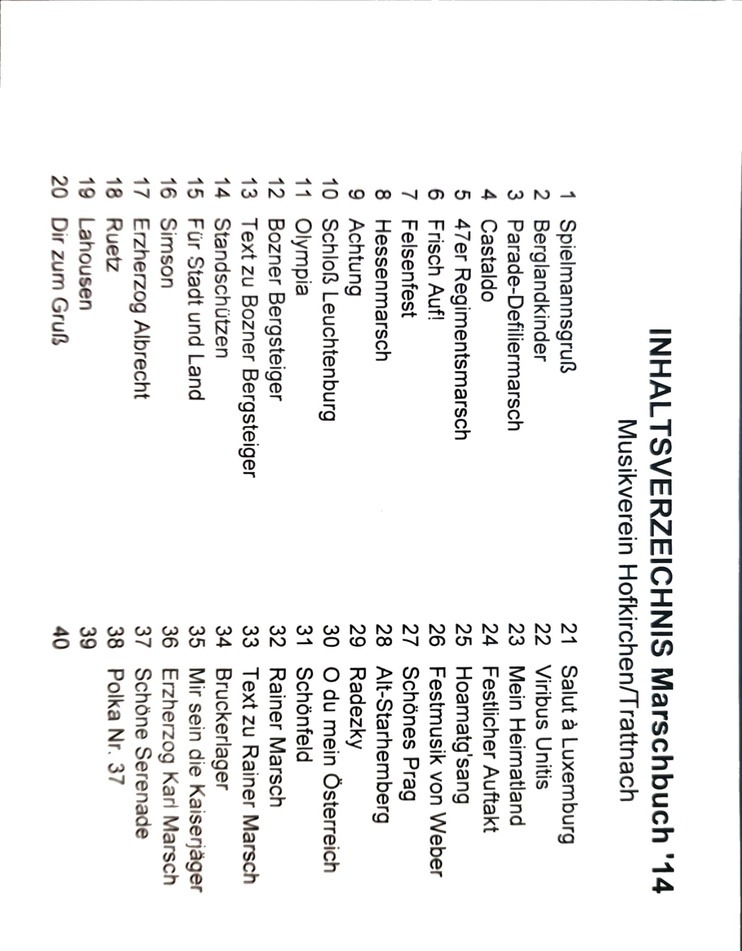
#> input picture samplefiles/Inhaltsverzeichnis.jpeg, 742 x 951 px, shrunk from 1598 x 2048 before the run
$ python -i deskew.py   (imports and definitions only)
#> lines starting #> are read from the running program, lines starting #| are printed output that depends on the picture; after the words box and inside, x2 and y2 are one past the last pixel; in counts of white or black regions, pixels touching at a corner belong together
#> further down, picture is the input picture: shape (951, 742, 3); mean B, G, R 240.6, 240.7, 240.8
"""Deskew algorithms for staff line straightening.

Two strategies are available:
- ``deskew_hough``: Morphologically enhanced Hough line detection.
- ``deskew_projection``: Two-pass angle sweep maximising horizontal projection
  sharpness — more robust for staff-line-heavy sheet music.

Both accept a binary image (0 = black, 255 = white) and return a rotated copy.
"""

from __future__ import annotations

import cv2
import numpy as np


# [6 lines left out: function _rotate, not called in this run]


# ---------------------------------------------------------------------------
# Strategy A – Improved Hough
# ---------------------------------------------------------------------------


def deskew_hough(img: np.ndarray) -> np.ndarray:
    """Detect skew via morphologically filtered Hough lines and correct it.

    Improvements over the legacy deskew:
    * A long horizontal morphological closing emphasises staff lines and
      suppresses note heads, stems and text before edge detection.
    * Line length is weighted when computing the median angle so that
      short spurious segments have less influence.
    """
    # Emphasise horizontal structures with a wide closing kernel
    kernel = cv2.getStructuringElement(cv2.MORPH_RECT, (80, 1))
    enhanced = cv2.morphologyEx(img, cv2.MORPH_CLOSE, kernel)
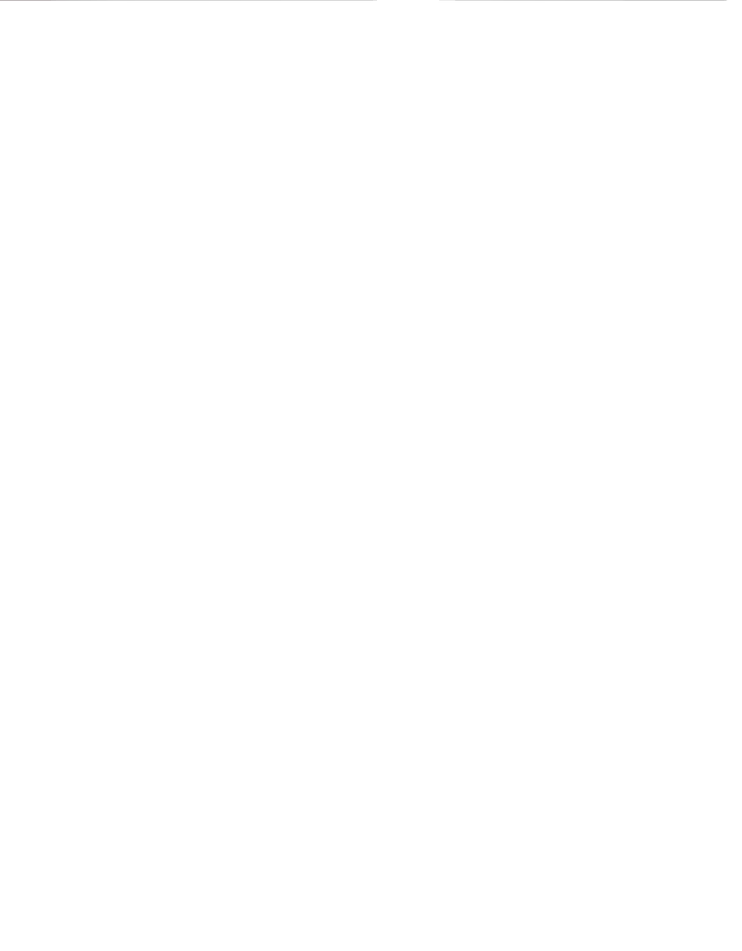
#> enhanced: shape (951, 742, 3); mean B, G, R 255, 255, 255

    edges = cv2.Canny(enhanced, 50, 150, apertureSize=3)
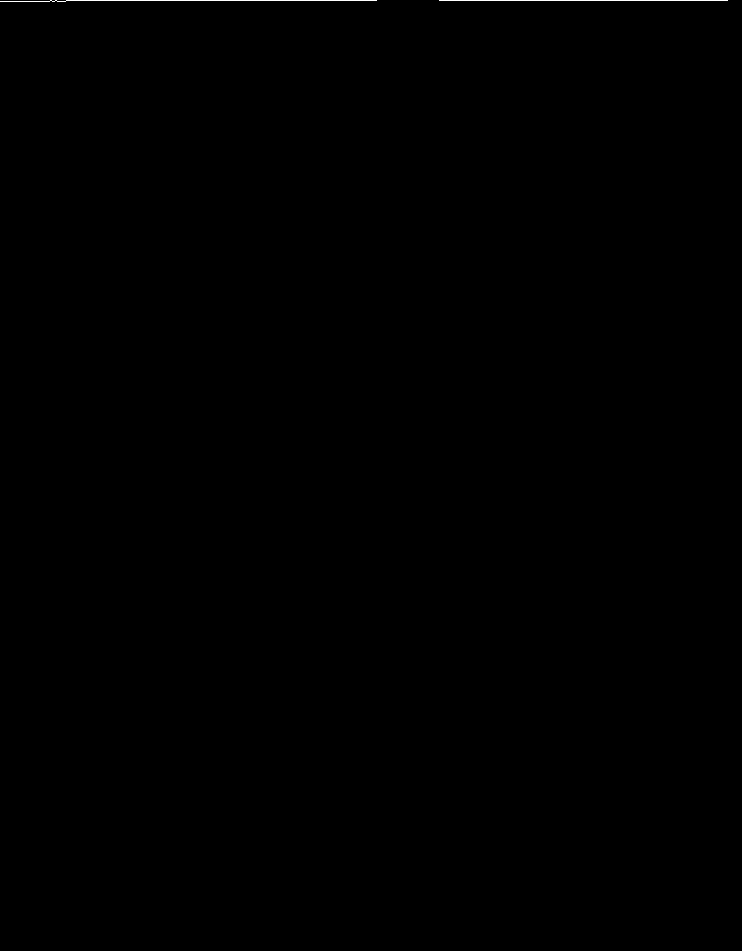
#> edges: shape (951, 742); 0.09% white in thin lines or dots, all inside (x1, y1, x2, y2) = (0, 0, 728, 2)
    lines = cv2.HoughLinesP(
        edges,
        rho=1,
        theta=np.pi / 180,
        threshold=80,
        minLineLength=60,
        maxLineGap=10,
    )
#> lines = [[439, 0, 727, 0], [5, 1, 105, 0]]

    if lines is None:
        return img

    angles: list[float] = []
    weights: list[float] = []
    for line in lines:
        x1, y1, x2, y2 = line[0]
        angle = np.degrees(np.arctan2(y2 - y1, x2 - x1))
        if abs(angle) < 5:
            length = np.hypot(x2 - x1, y2 - y1)
            angles.append(angle)
            weights.append(length)
#> this loop made 2 passes
#> (x1, y1, x2, y2, angle, length) on passes 1 to 2: (439, 0, 727, 0, 0, 288), (5, 1, 105, 0, -0.573, 100)
#> after the loop, angles = [0, -0.573]; weights = [288, 100]

    if not angles:
        return img

    # Weighted median: sort by angle, pick the value at cumulative-weight midpoint
    order = np.argsort(angles)
#> order = [1, 0]
    sorted_angles = np.array(angles)[order]
#> sorted_angles = [-0.573, 0]
    sorted_weights = np.array(weights)[order]
#> sorted_weights = [100, 288]
    cum = np.cumsum(sorted_weights)
#> cum = [100, 388]
    mid = cum[-1] / 2.0
#> mid = 194
    idx = int(np.searchsorted(cum, mid))
#> idx = 1
    median_angle = float(sorted_angles[idx])
#> median_angle = 0

    if abs(median_angle) < 0.05:
        return img

    return _rotate(img, median_angle)


# ---------------------------------------------------------------------------
# Strategy B – Projection-based angle sweep
# ---------------------------------------------------------------------------


# [39 lines left out: functions _projection_sharpness, deskew_projection, not called in this run]

>>> import cv2
>>> picture = cv2.imread('../../../../../samplefiles/Inhaltsverzeichnis.jpeg')
>>> result = deskew_hough(picture)
